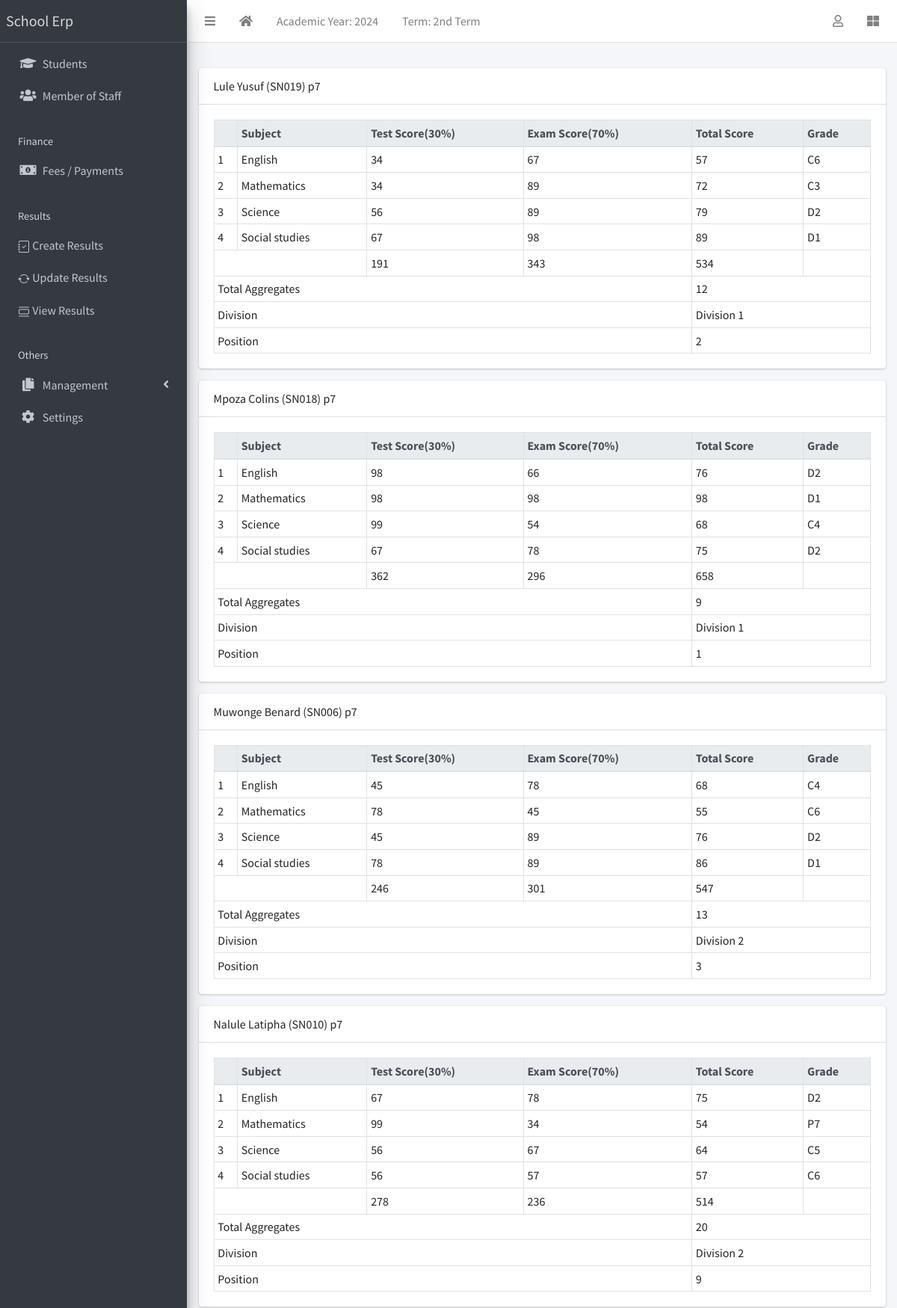
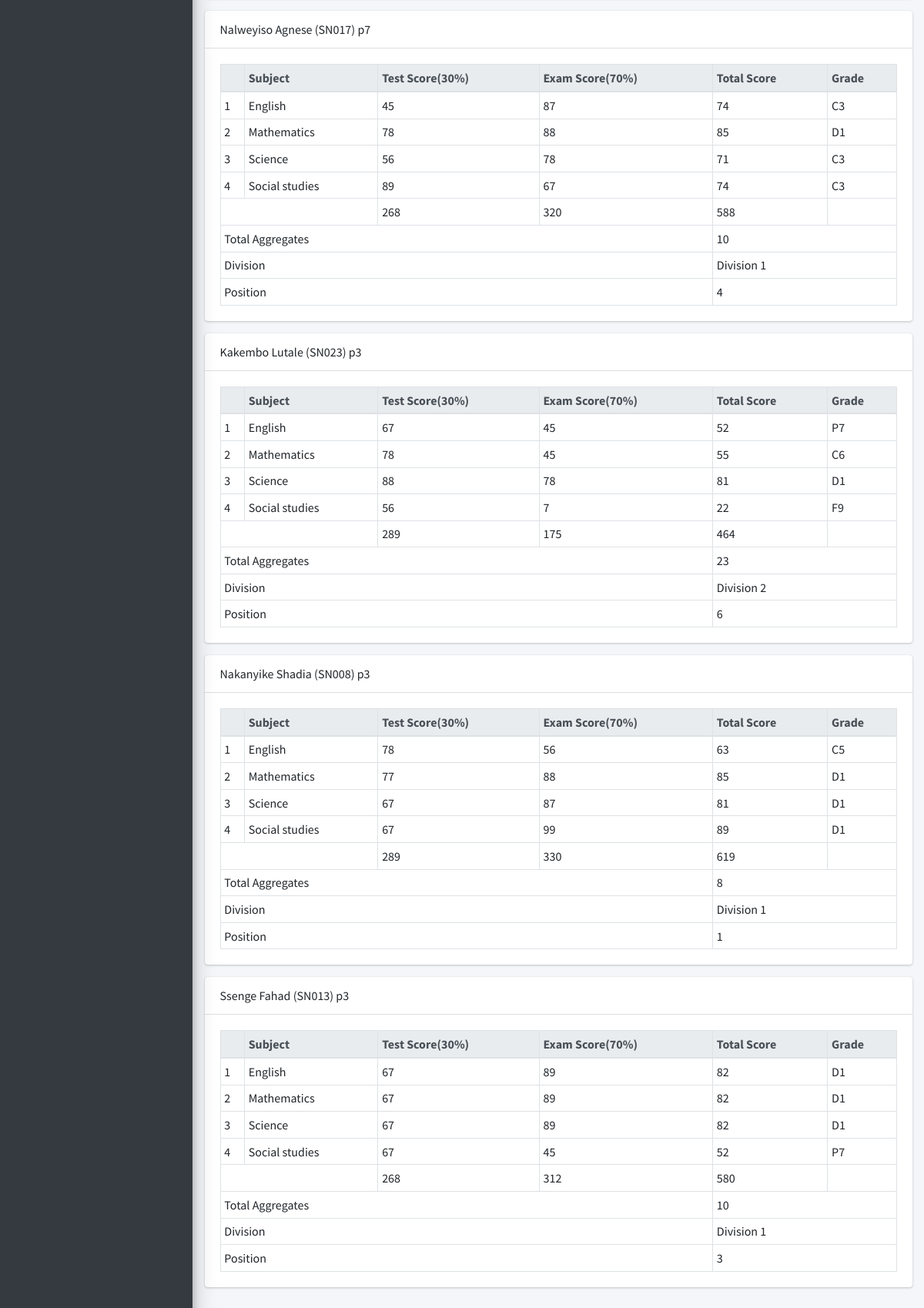
The page /result/view/all (signed in) on the database its author committed (2 pictures, top to bottom).
### apps/corecode/models.py (models this page shows, shortened)
class AcademicSession(models.Model):
    name = models.CharField(max_length=200, unique=True)
    current = models.BooleanField(default=True)
    class Meta:
        ordering = ["-name"]

class AcademicTerm(models.Model):
    name = models.CharField(max_length=20, unique=True)
    current = models.BooleanField(default=True)
    class Meta:
        ordering = ["name"]

class StudentClass(models.Model):
    name = models.CharField(max_length=200, unique=True)
    class Meta:
        verbose_name = "Class"
        verbose_name_plural = "Classes"
        ordering = ["name"]
    def __str__(self):
        return self.name

class Subject(models.Model):
    name = models.CharField(max_length=200, unique=True)
    class Meta:
        ordering = ["name"]
    def __str__(self):
        return self.name

### apps/students/models.py (models this page shows, shortened)
class Student(models.Model):
    STATUS_CHOICES = [("active", "Active"), ("inactive", "Inactive")]
    GENDER_CHOICES = [("male", "Male"), ("female", "Female")]
    current_status = models.CharField(
        max_length=10, choices=STATUS_CHOICES, default="active"
    )
    registration_number = models.CharField(max_length=200, unique=True)
    surname = models.CharField(max_length=200)
    firstname = models.CharField(max_length=200)
    other_name = models.CharField(max_length=200, blank=True)
    gender = models.CharField(max_length=10, choices=GENDER_CHOICES, default="male")
    date_of_birth = models.DateField(default=timezone.now)
    current_class = models.ForeignKey(
        StudentClass, on_delete=models.SET_NULL, blank=True, null=True
    )
    date_of_admission = models.DateField(default=timezone.now)
    mobile_num_regex = RegexValidator(
        regex="^[0-9]{10,15}$", message="Entered mobile number isn't in a right format!"
    )
    parent_mobile_number = models.CharField(
        validators=[mobile_num_regex], max_length=13, blank=True
    )
    address = models.TextField(blank=True)
    others = models.TextField(blank=True)
    passport = models.ImageField(blank=True, upload_to="students/passports/")
    class Meta:
        ordering = ["surname", "firstname", "other_name"]
    def __str__(self):
        return f"{self.surname} {self.firstname} {self.other_name} ({self.registration_number})"

### apps/result/models.py (models this page shows, shortened)
class Result(models.Model):
    student = models.ForeignKey(Student, on_delete=models.CASCADE)
    session = models.ForeignKey(AcademicSession, on_delete=models.CASCADE)
    term = models.ForeignKey(AcademicTerm, on_delete=models.CASCADE)
    current_class = models.ForeignKey(StudentClass, on_delete=models.CASCADE)
    subject = models.ForeignKey(Subject, on_delete=models.CASCADE)
    test_score = models.IntegerField(default=0)
    exam_score = models.IntegerField(default=0)
    @property
    def calculate_total_aggregates(self):
        results = Result.objects.filter(student=self.student, session=self.session, term=self.term, current_class=self.current_class)
        total_aggregates = sum(result.aggregate() for result in results)
        return total_aggregates
    def total_score(self):
        weighted_test_score = self.test_score * 0.3
        weighted_exam_score = self.exam_score * 0.7
        return round(weighted_test_score + weighted_exam_score)
    def grade(self):
        return score_grade(self.total_score())
    def aggregate(self):
        total_score = self.total_score()
        if 0 <= total_score <= 34:
            return 9
        elif 35 <= total_score <= 44:
            return 8
        elif 45 <= total_score <= 54:
            return 7
        elif 55 <= total_score <= 59:
            return 6
        elif 60 <= total_score <= 64:
            return 5
        elif 65 <= total_score <= 69:
            return 4
        elif 70 <= total_score <= 74:
            return 3
        elif 75 <= total_score <= 79:
            return 2
        elif 80 <= total_score <= 100:
            return 1
    @property
    def calculate_division(self):
        total_aggregates = self.calculate_total_aggregates
        if 4 <= total_aggregates <= 12:
            return "Division 1"
        elif 13 <= total_aggregates <= 23:
            return "Division 2"
        elif 24 <= total_aggregates <= 29:
            return "Division 3"
        elif 30 <= total_aggregates <= 34:
            return "Division 4"
        else:
            return "Ungraded (U)"
    @property
    def calculate_position(self):
        results = Result.objects.filter(session=self.session, term=self.term, current_class=self.current_class)
        sorted_results = sorted(results, key=lambda x: x.total_score(), reverse=True)
        for idx, result in enumerate(sorted_results, start=1):
            if result.student == self.student:
                return idx
        return None

### apps/result/views.py (the view)
# urls.py: path("view/all", ResultListView.as_view(), name="view-results"),
class ResultListView(LoginRequiredMixin, View):
    def get(self, request, *args, **kwargs):
        results = Result.objects.filter(
            session=request.current_session, term=request.current_term
        )
        bulk = {}
        for result in results:
            test_total = 0
            exam_total = 0
            subjects = []
            for subject in results:
                if subject.student == result.student:
                    subjects.append(subject)
                    test_total += subject.test_score
                    exam_total += subject.exam_score
            bulk[result.student.id] = {
                "student": result.student,
                "subjects": subjects,
                "test_total": test_total,
                "exam_total": exam_total,
                "total_total": test_total + exam_total,
                "calculate_total_aggregates":result.calculate_total_aggregates,
                "calculate_division":result.calculate_division,
                "calculate_position":result.calculate_position
            }
        context = {"results": bulk}
        return render(request, "result/all_results.html", context)

### apps/corecode/context_processors.py (called while the page is built)
def site_defaults(request):
    current_session = AcademicSession.objects.get(current=True)
    current_term = AcademicTerm.objects.get(current=True)
    vals = SiteConfig.objects.all()
    contexts = {
        "current_session": current_session.name,
        "current_term": current_term.name,
    }
    for val in vals:
        contexts[val.key] = val.value
    return contexts

### apps/result/utils.py (called while the page is built)
def score_grade(score):
    if score <= 34:
        return "F9"
    elif score <= 44:
        return "P8"
    elif score <= 54:
        return "P7"
    elif score <= 59:
        return "C6"
    elif score <= 64:
        return "C5"
    elif score <=69:
        return "C4"
    elif score <= 74:
        return "C3"
    elif score <=79:
        return "D2"
    else:
        return "D1"

### apps/result/templates/result/all_results.html
{% extends 'base.html' %}
{% block fullcard %}
  {% for key, result in results.items %}
    <div class="card">
      <div class="card-header">
        {{ result.student }}   {{ result.student.current_class }}
      </div>
      <div class="card-body">
        <table class="table table-bordered table-sm">
          <thead class="thead-light">
            <tr>
              <th></th>
              <th>Subject</th>
              <th>Test Score(30%)</th>
              <th>Exam Score(70%)</th>
              <th>Total Score</th>
              <th>Grade</th>
            </tr>
          </thead>
          <tbody>
            {% for subject in result.subjects %}
              <tr>
                <td>{{ forloop.counter }}</td>
                <td>{{ subject.subject }}</td>
                <td>{{ subject.test_score }}</td>
                <td>{{ subject.exam_score }}</td>
                <td>{{ subject.total_score }}</td>
                <td>{{ subject.grade }}</td>
              </tr>
            {% endfor %}
          </tbody>
          <tfoot>
            <tr>
              <td colspan="2"></td>
              <td>{{ result.test_total }}</td>
              <td>{{ result.exam_total }}</td>
              <td>{{ result.total_total }}</td>
              <td></td>
            </tr>
            <tr>
              <td colspan="4">Total Aggregates</td>
              <td colspan="2">{{ result.calculate_total_aggregates }}</td>
            </tr>
            <tr>
              <td colspan="4">Division</td>
              <td colspan="2">{{ result.calculate_division }}</td>
            </tr>
            <tr>
              <td colspan="4">Position</td>
              <td colspan="2">{{ result.calculate_position }}</td>
            </tr>
          </tfoot>
        </table>
      </div>
    </div>
  {% endfor %}
{% endblock fullcard %}

### templates/base.html (shortened to what this page needs)
{% load static %}
<!DOCTYPE html>
<html lang="en">
<head>
  <link rel="stylesheet" href="{% static 'plugins/fontawesome-free/css/all.min.css' %}">
  <link rel="stylesheet" href="{% static 'plugins/toastr/toastr.min.css' %}">
  <link rel="stylesheet"
    href="{% static 'plugins/overlayScrollbars/css/OverlayScrollbars.min.css' %}">
  <link rel="stylesheet" href="{% static 'plugins/Datatables/datatables.min.css' %}" />
  <link rel="stylesheet" href="{% static 'dist/css/adminlte.min.css' %}">
</head>
<body
  class="hold-transition sidebar-mini layout-fixed layout-navbar-fixed layout-footer-fixed">
  <div class="wrapper">
    <nav class="main-header navbar navbar-expand navbar-white navbar-light">
      <ul class="navbar-nav">
        <li class="nav-item">
          <a class="nav-link" data-widget="pushmenu" href="#" role="button"><i
              class="fas fa-bars"></i></a>
        </li>
        <li class="nav-item d-none d-sm-inline-block">
          <a href="{% url 'home' %} " class="nav-link"><i class="fa fa-home"></i></a>
        </li>
        <li class="nav-item d-none d-sm-inline-block">
          <a href="{% url 'current-session' %}" class="nav-link">Academic Year: {{ current_session }}</a>
        </li>
        <li class="nav-item d-none d-sm-inline-block">
          <a href="{% url 'current-session' %}" class="nav-link">Term: {{ current_term }}</a>
        </li>
      </ul>
      <ul class="navbar-nav ml-auto">
        <li class="nav-item dropdown">
          <a class="nav-link" data-toggle="dropdown" href="#">
            <i class="far fa-user"></i>
          </a>
        </li>
        <li class="nav-item">
          <a class="nav-link" data-widget="control-sidebar" data-slide="true"
            href="#" role="button"><i class="fas fa-th-large"></i></a>
        </li>
      </ul>
    </nav>
    <aside class="main-sidebar sidebar-dark-primary elevation-4">
      <a href="{% url 'home' %}" class="brand-link">School Erp</a>
      <div class="sidebar">
        <nav class="mt-2">
          <ul class="nav nav-pills nav-sidebar flex-column"
            data-widget="treeview" role="menu" data-accordion="false">
            <li class="nav-item">
              <a href="{% url 'student-list' %}" class="nav-link">
                <i class="nav-icon fas fa-graduation-cap"></i>
                <p>
                  Students
                </p>
              </a>
            </li>
            <li class="nav-item">
              <a href="{% url 'staff-list' %}" class="nav-link">
                <i class="nav-icon fas fa-users"></i>
                <p>
                  Member of Staff
                </p>
              </a>
            </li>
            <li class="nav-header">Finance</li>
            <li class="nav-item">
              <a href="{% url 'invoice-list' %}" class="nav-link">
                <i class="nav-icon fas fa-money-bill-alt"></i>
                <p>
                  Fees / Payments
                </p>
              </a>
            </li>
            <li class="nav-header">Results</li>
            <li class="nav-item">
              <a href="{% url 'create-result' %}" class="nav-link">
                <p>
                  Create Results
                </p>
              </a>
            </li>
            <li class="nav-item">
              <a href="{% url 'edit-results' %}" class="nav-link">
                <p>
                  Update Results
                </p>
              </a>
            </li>
            <li class="nav-item">
              <a href="{% url 'view-results' %}" class="nav-link">
                <p>
                  View Results
                </p>
              </a>
            </li>
            <li class="nav-header">Others</li>
            <li class="nav-item has-treeview">
              <a href="#" class="nav-link">
                <i class="nav-icon fas fa-copy"></i>
                <p>
                  Management
                  <i class="fas fa-angle-left right"></i>
                </p>
              </a>
            </li>
            <li class="nav-item">
              <a href="{% url 'configs' %}" class="nav-link">
                <i class="nav-icon fas fa-cog"></i>
                <p>
                  Settings
                </p>
              </a>
            </li>
          </ul>
        </nav>
      </div>
    </aside>
    <div class="content-wrapper">
      <section class="content-header">
      </section>
      <section class="content">
        <div class="container-fluid">
          <div class="row">
            <div class="col-md-12">
              {% block fullcard %}{% endblock fullcard %}
            </div>
          </div>
        </div>
      </section>
    </div>
  </div>
</body>
</html>

### rows shown on the page
AcademicSession: name "2024"
AcademicTerm: name "2nd Term"
Student: student "Lule Yusuf (SN019)", student.current_class "p7", test_total "191", exam_total "343", total_total "534", calculate_total_aggregates "12", calculate_division "Division 1", calculate_position "2"
Result: subject "English", test_score "34", exam_score "67", total_score "57", grade "C6"
Result: subject "Mathematics", test_score "34", exam_score "89", total_score "72", grade "C3"
Result: subject "Science", test_score "56", exam_score "89", total_score "79", grade "D2"
Result: subject "Social studies", test_score "67", exam_score "98", total_score "89", grade "D1"
Student: student "Mpoza Colins (SN018)", student.current_class "p7", test_total "362", exam_total "296", total_total "658", calculate_total_aggregates "9", calculate_division "Division 1", calculate_position "1"
Result: subject "English", test_score "98", exam_score "66", total_score "76", grade "D2"
Result: subject "Mathematics", test_score "98", exam_score "98", total_score "98", grade "D1"
Result: subject "Science", test_score "99", exam_score "54", total_score "68", grade "C4"
Result: subject "Social studies", test_score "67", exam_score "78", total_score "75", grade "D2"
Student: student "Muwonge Benard (SN006)", student.current_class "p7", test_total "246", exam_total "301", total_total "547", calculate_total_aggregates "13", calculate_division "Division 2", calculate_position "3"
Result: subject "English", test_score "45", exam_score "78", total_score "68", grade "C4"
Result: subject "Mathematics", test_score "78", exam_score "45", total_score "55", grade "C6"
Result: subject "Science", test_score "45", exam_score "89", total_score "76", grade "D2"
Result: subject "Social studies", test_score "78", exam_score "89", total_score "86", grade "D1"
Student: student "Nalule Latipha (SN010)", student.current_class "p7", test_total "278", exam_total "236", total_total "514", calculate_total_aggregates "20", calculate_division "Division 2", calculate_position "9"
Result: subject "English", test_score "67", exam_score "78", total_score "75", grade "D2"
Result: subject "Mathematics", test_score "99", exam_score "34", total_score "54", grade "P7"
Result: subject "Science", test_score "56", exam_score "67", total_score "64", grade "C5"
Result: subject "Social studies", test_score "56", exam_score "57", total_score "57", grade "C6"
Student: student "Nalweyiso Agnese (SN017)", student.current_class "p7", test_total "268", exam_total "320", total_total "588", calculate_total_aggregates "10", calculate_division "Division 1", calculate_position "4"
Result: subject "English", test_score "45", exam_score "87", total_score "74", grade "C3"
Result: subject "Mathematics", test_score "78", exam_score "88", total_score "85", grade "D1"
Result: subject "Science", test_score "56", exam_score "78", total_score "71", grade "C3"
Result: subject "Social studies", test_score "89", exam_score "67", total_score "74", grade "C3"
Student: student "Kakembo Lutale (SN023)", student.current_class "p3", test_total "289", exam_total "175", total_total "464", calculate_total_aggregates "23", calculate_division "Division 2", calculate_position "6"
Result: subject "English", test_score "67", exam_score "45", total_score "52", grade "P7"
Result: subject "Mathematics", test_score "78", exam_score "45", total_score "55", grade "C6"
Result: subject "Science", test_score "88", exam_score "78", total_score "81", grade "D1"
Result: subject "Social studies", test_score "56", exam_score "7", total_score "22", grade "F9"
Student: student "Nakanyike Shadia (SN008)", student.current_class "p3", test_total "289", exam_total "330", total_total "619", calculate_total_aggregates "8", calculate_division "Division 1", calculate_position "1"
Result: subject "English", test_score "78", exam_score "56", total_score "63", grade "C5"
Result: subject "Mathematics", test_score "77", exam_score "88", total_score "85", grade "D1"
Result: subject "Science", test_score "67", exam_score "87", total_score "81", grade "D1"
Result: subject "Social studies", test_score "67", exam_score "99", total_score "89", grade "D1"
Student: student "Ssenge Fahad (SN013)", student.current_class "p3", test_total "268", exam_total "312", total_total "580", calculate_total_aggregates "10", calculate_division "Division 1", calculate_position "3"
Result: subject "English", test_score "67", exam_score "89", total_score "82", grade "D1"
Result: subject "Mathematics", test_score "67", exam_score "89", total_score "82", grade "D1"
Result: subject "Science", test_score "67", exam_score "89", total_score "82", grade "D1"
Result: subject "Social studies", test_score "67", exam_score "45", total_score "52", grade "P7"
